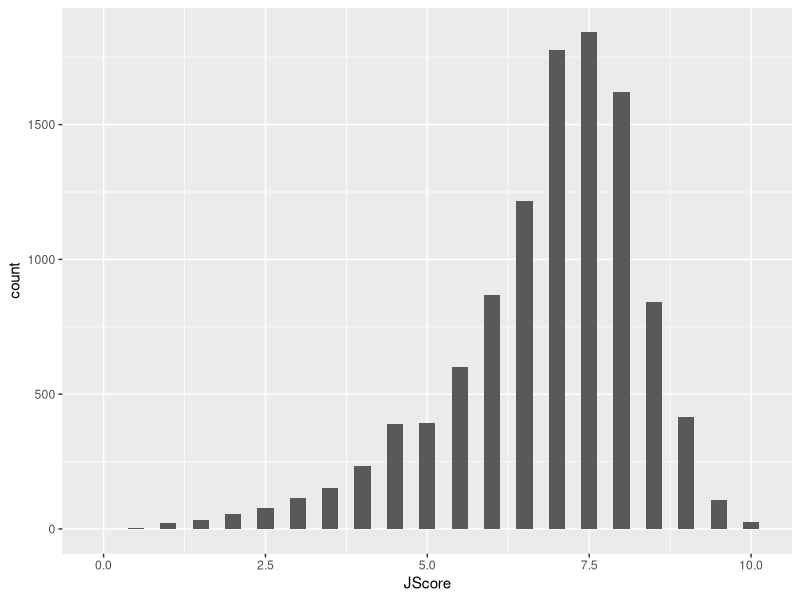
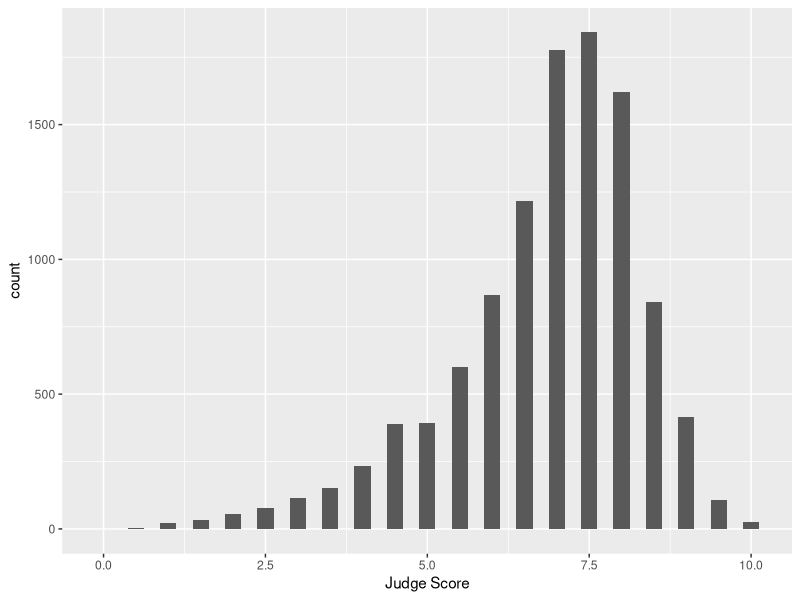
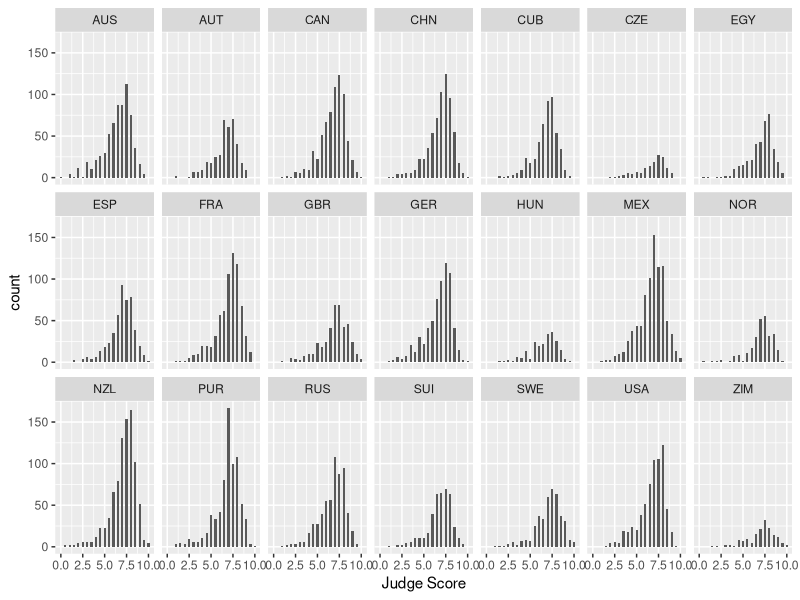
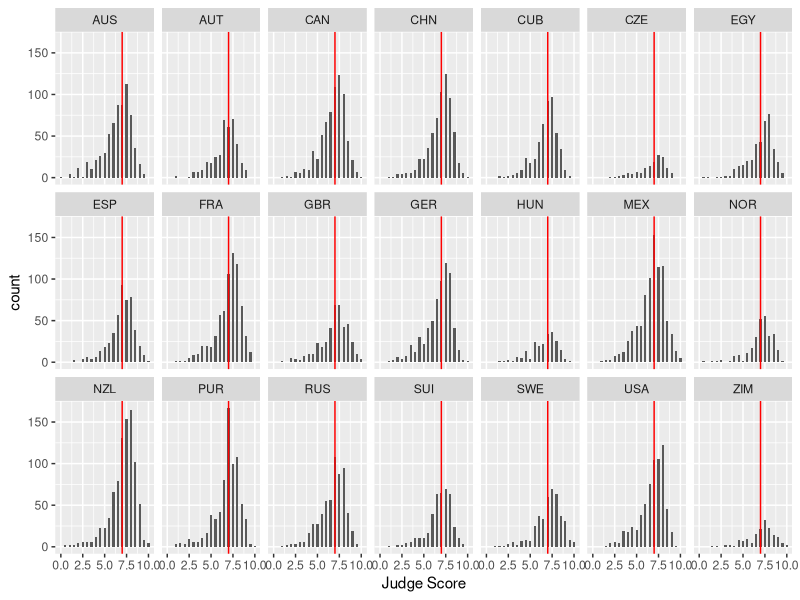
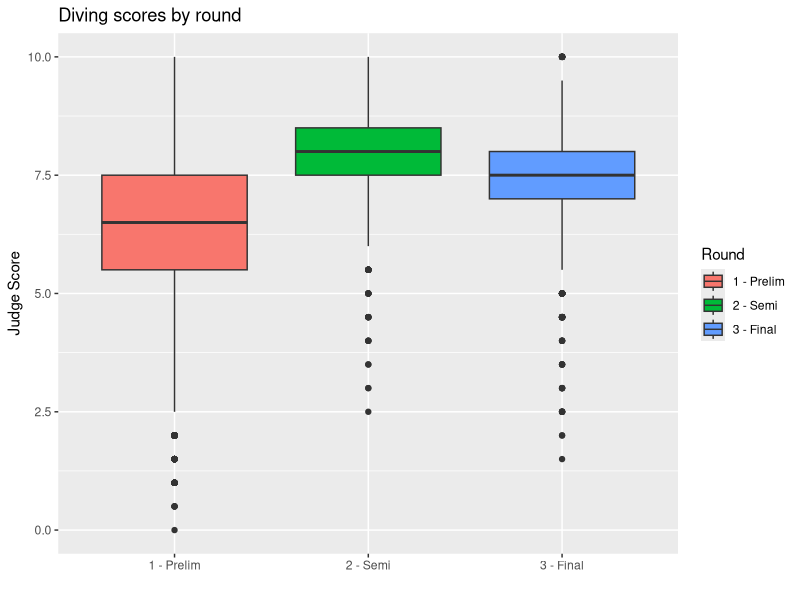
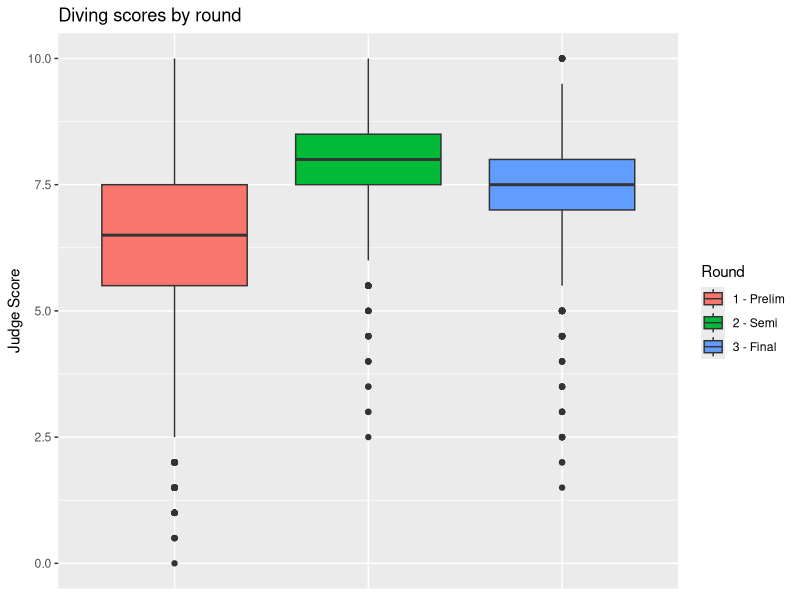
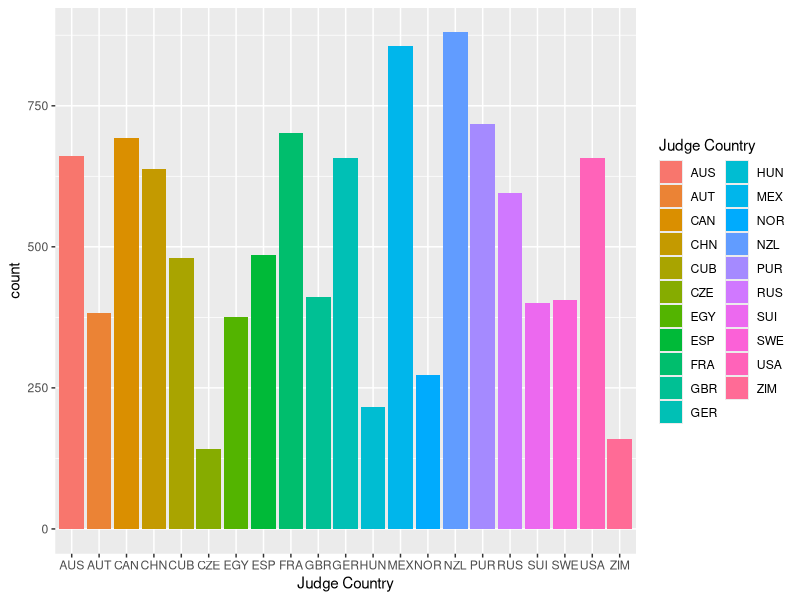
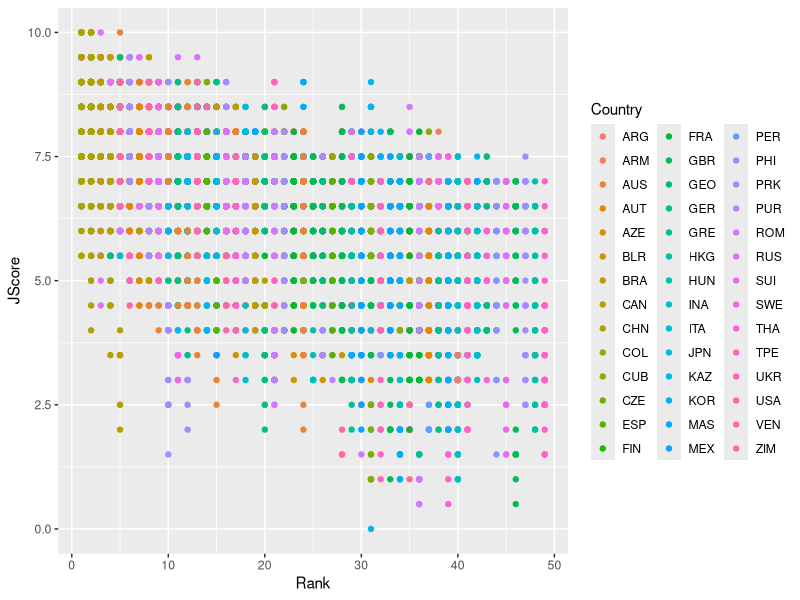

Generate these figures, in order, with R:
## ---- chunk 1
knitr::opts_chunk$set(echo = TRUE, comment = "", prompt = TRUE, collapse = TRUE, tidy=FALSE, fig.align = "center")
## ---- chunk 2
library(tidyverse)
diving <- read_csv("data/diving.csv")
## ---- chunk 3
hist <- ggplot(data = diving)
## ---- chunk 4
hist <- hist + geom_histogram(aes(x = JScore), binwidth = 0.25)
## ---- chunk 5
hist
## ---- chunk 6
hist <- hist + labs(x = "Judge Score")
hist
## ---- chunk 7
hist <- hist + facet_wrap(~ JCountry, nrow = 3)
hist
## ---- chunk 8
median_score <- median(diving[["JScore"]])
hist <- hist + geom_vline(xintercept = median_score, color = "red")
hist
## ---- chunk 9
box <- ggplot(data = diving)
box <- box + geom_boxplot(aes(x = Round, y = JScore, fill = Round))
box <- box + labs(title = "Diving scores by round", x = "", y = "Judge Score", fill = "Round")
box
## ---- chunk 10
box <- box + theme(axis.title.x = element_blank(), axis.text.x = element_blank(), axis.ticks.x = element_blank())
box
## ---- chunk 11
bar <- ggplot(data = diving)
bar <- bar + geom_bar(aes(x = JCountry, fill = JCountry))
bar <- bar + labs(x = "Judge Country", fill = "Judge Country")
bar
## ---- chunk 12
coeff = lm(JScore ~ Rank, data = diving)$coefficients
round(coeff, 1)
# (Intercept)      JScore 
#       8.1        -0.1 
## ---- chunk 13
scatter <- ggplot(data = diving)
scatter <- scatter + geom_point(aes(x = Rank, y = JScore, color = Country))
scatter
## ---- chunk 14
scatter <- scatter + geom_abline(intercept = 8.1, slope = -0.1, color = "red")
scatter
## ---- chunk 15
judges <- ggplot(data = diving, aes(x = Judge, y = JScore))
judges <- judges + stat_summary(fun.data = mean_se)
judges <- judges + labs(y = "Judge Score")
judges
## ---- chunk 16
judges <- judges + coord_flip()
judges
## ---- chunk 17
scatter <- ggplot(data = diving)
scatter <- scatter + geom_point(aes(x = Rank, y = JScore, color = Difficulty))
scatter <- scatter + scale_color_distiller(palette = "OrRd", direction = 1)
scatter
## ---- chunk 18
hist <- ggplot(data = diving)
hist <- hist + geom_bin2d(aes(x = Rank, y = Difficulty))
hist <- hist + scale_fill_distiller(palette = "Spectral")
hist
